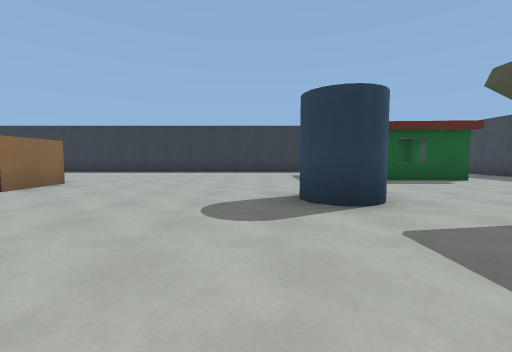
view 1 (above)

16 first-person views from a walk through a Godot game level. The camera is 1.2 m above the floor, tilts 4° down and sees 90° across. The floor is counted in squares, 2 m on a side. Each view is taken from the middle of a square. On the plan, view 1 faces up. The plan holds only what a view shows up to about 9 squares ahead; the rest is blank. The place goes on beyond the plan. Characters and animated objects are not drawn. Surface patterns are stand-ins for the level's own textures.

view 2
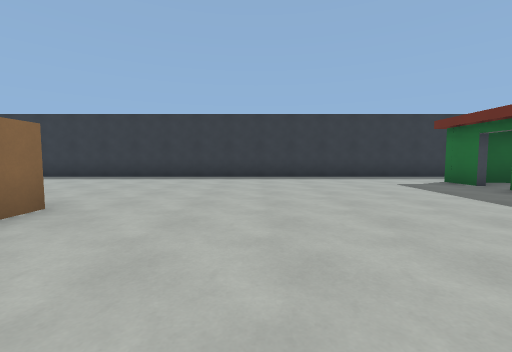

view 3
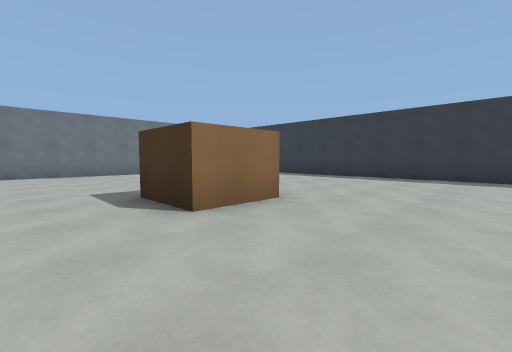

view 4
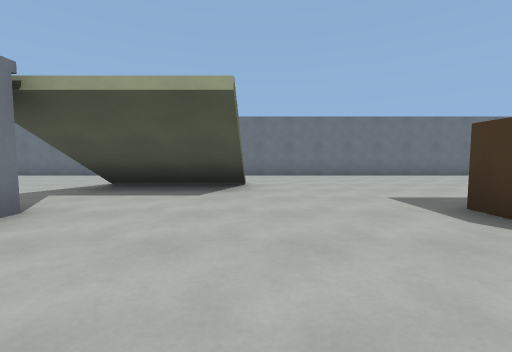

view 5
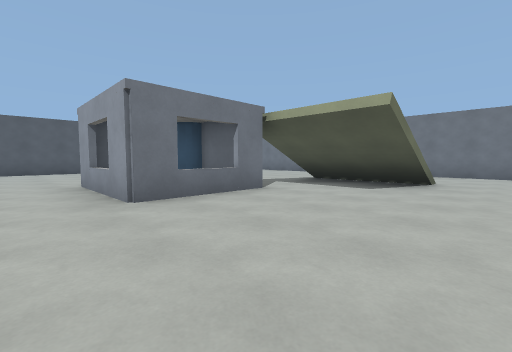

view 6
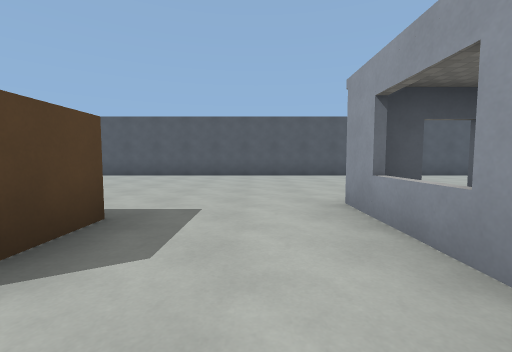

view 7
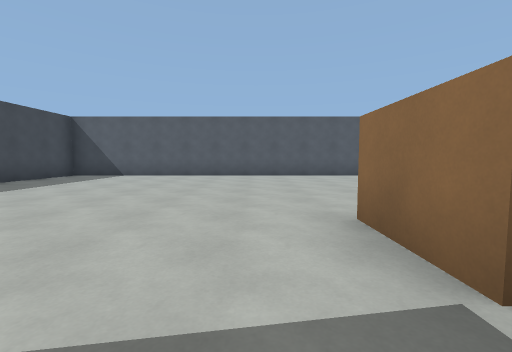

view 8
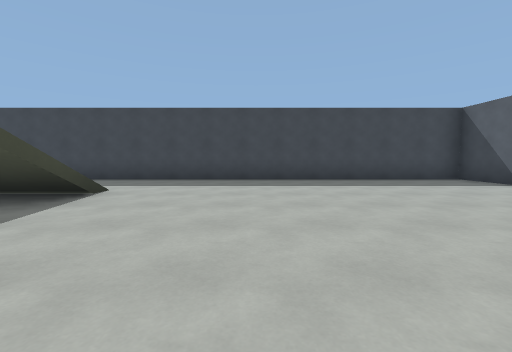

view 9
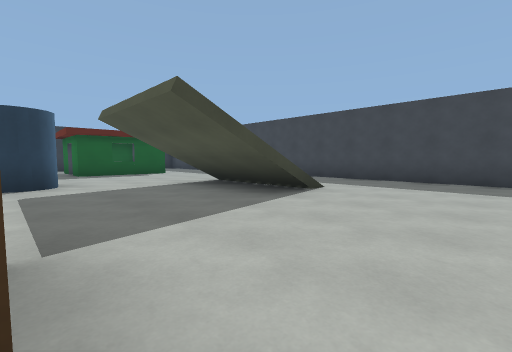

view 10
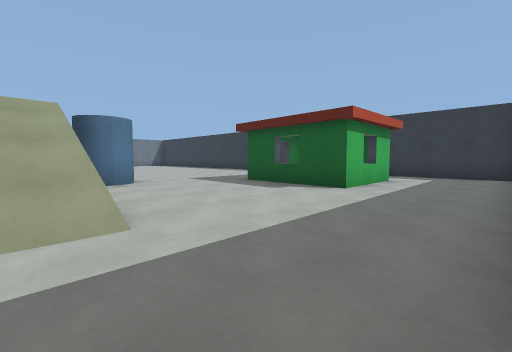

view 11
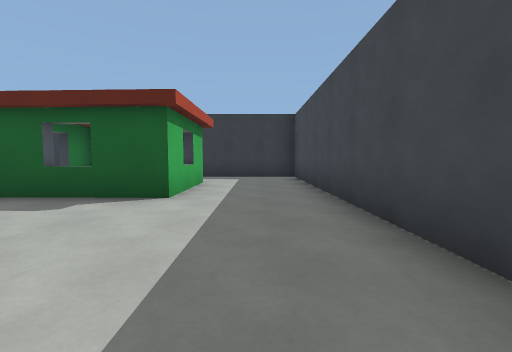

view 12
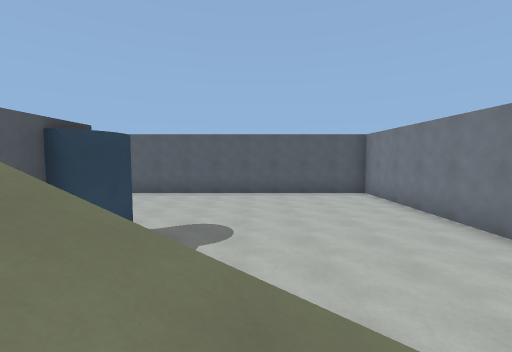

view 13
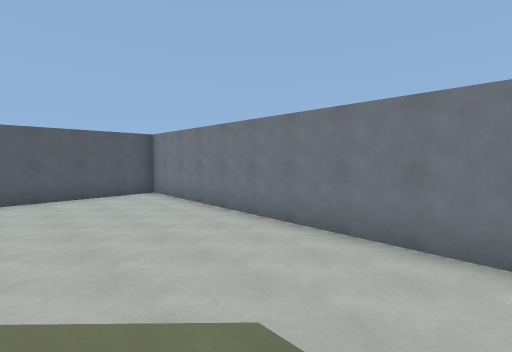

view 14
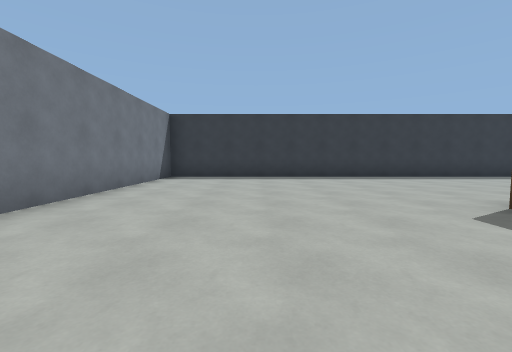

view 15
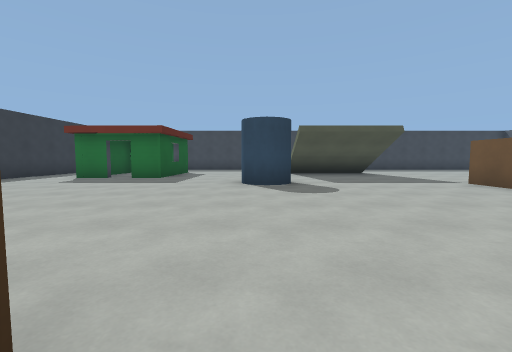

view 16
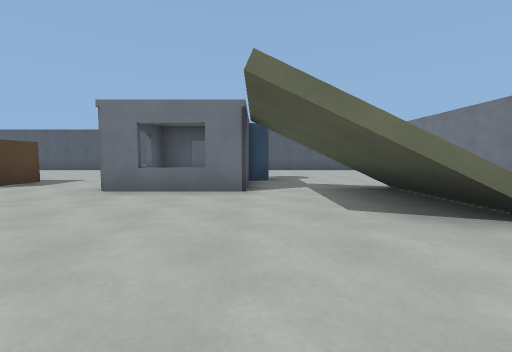

### Floor plan
Key: @ floor where view 1 was taken; # wall or solid block; . floor; / step, stairs or slope; = window, fence, low wall or low ledge; B box.
Columns run from 12 left of view 1 to 9 right of it. Each row starts with its distance up from view 1.
 12 ######################
 11 #....................#
 10 #...............  ...#
  9 #..............###...#
  8 #................=...#
  7 #..............###...#
  6 #.....BB.............#
  5 #.....BB.............#
  4 #............#.......#
  3 #...............//...#
  2 #..///.........///...#
  1 #  / /.........  /...#
  0 #..///......@..///...#
 -1 #..///=###..BB.......#
 -2 #.....###=..BB.......#
 -3 #.....####...........#
 -4 #......  ............#
 -5 #....................#
 -6 #....................#
 -7 #....................#
 -8 #....................#
 -9 ######################

Positions as (right, up) in squares from view 1, and headings:
1: (0, 0), facing up
2: (-2, 3), facing up
3: (-2, 3), facing up-left
4: (-3, 2), facing left
5: (-2, 3), facing down-left
6: (-2, 0), facing down
7: (2, 0), facing down
8: (1, -3), facing right
9: (1, -3), facing up-right
10: (8, 2), facing up-left
11: (7, 3), facing up
12: (-8, 0), facing down
13: (-8, 0), facing down-left
14: (-9, 3), facing up
15: (-5, 4), facing right
16: (-6, 4), facing down
